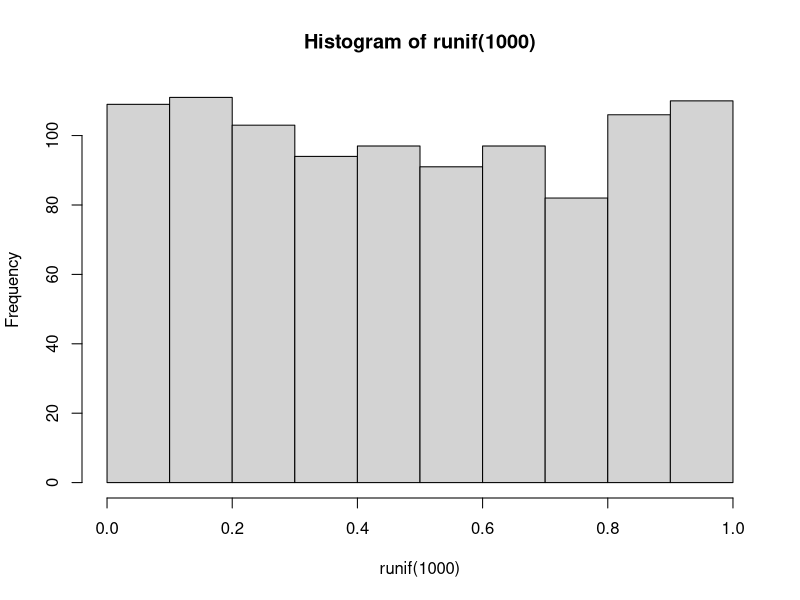
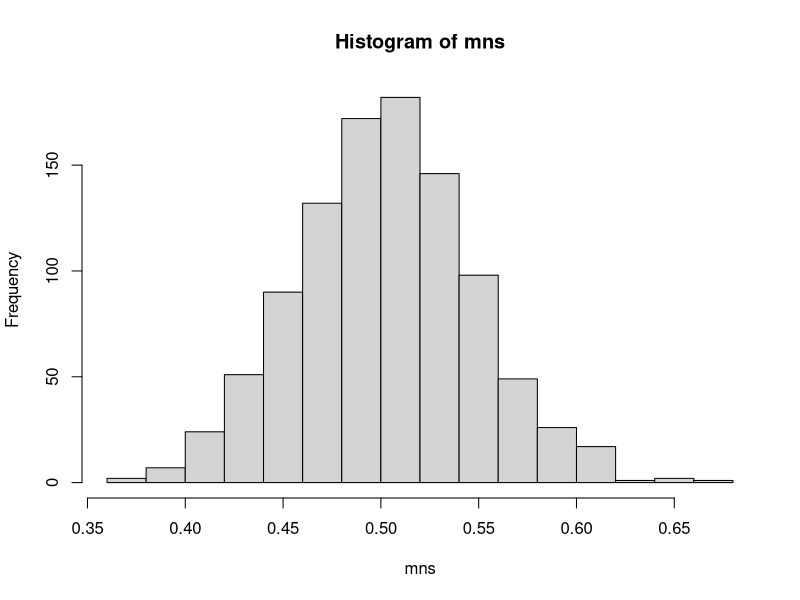
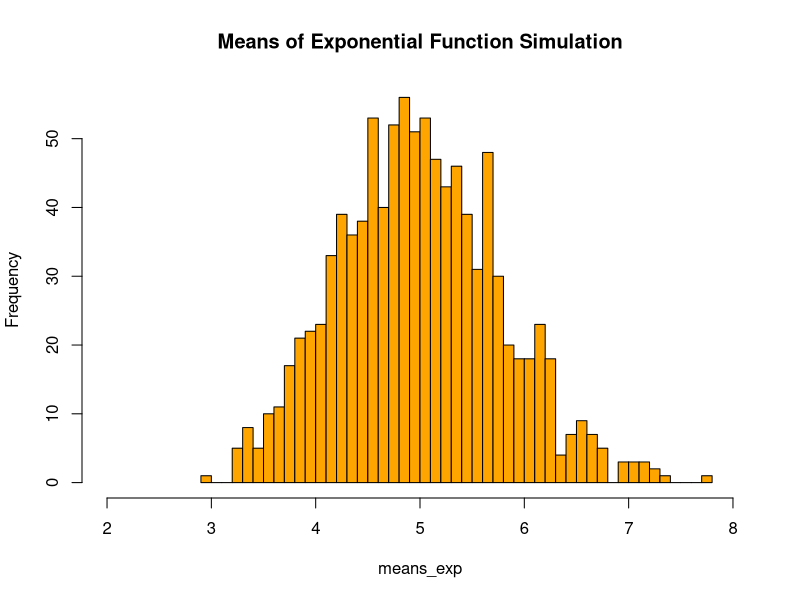
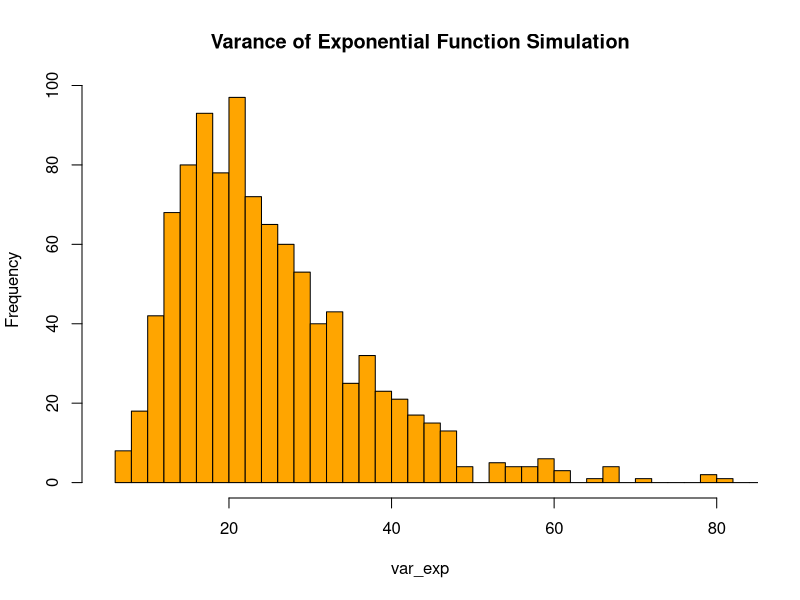
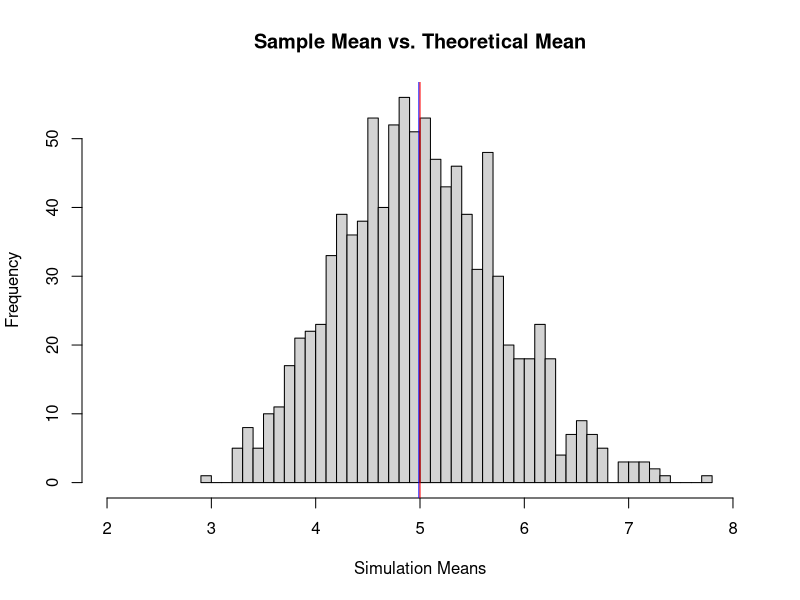
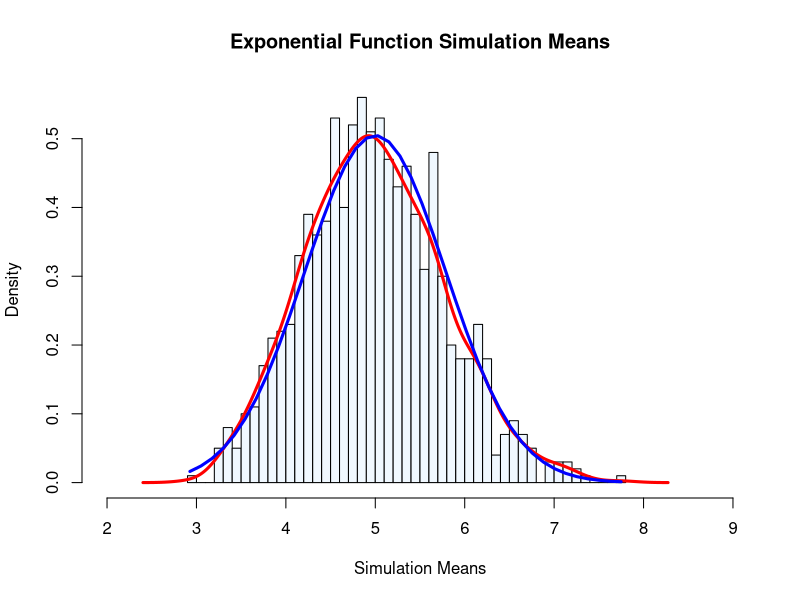
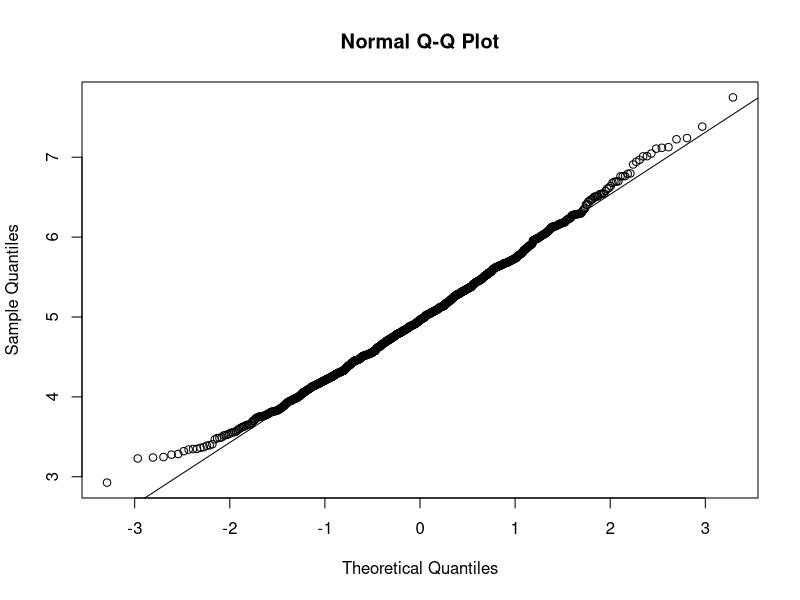

Write R code to recreate these figures, in order.
hist(runif(1000))

mns = NULL
for (i in 1 : 1000) mns = c(mns, mean(runif(40)))
hist(mns)

lambda <- 0.2   # parameter - lambda
n <- 40   # number of exponential
sims <- 1000   # number of simulations

rexp(n, lambda)
sim_exp <- replicate(sims, rexp(n, lambda))  #40*1000 matrix

means_exp <- apply(sim_exp, 2, mean) #  mean of 40 numbers in 1000 times
var_exp <- apply(sim_exp, 2, var)
range(means_exp)
range(var_exp)
hist(means_exp, breaks=40, xlim = c(2,8), main="Means of Exponential Function Simulation", col = "orange")
hist(var_exp, breaks=40, xlim = c(5,82), main="Varance of Exponential Function Simulation", col = "orange")

# step 1
# the theoretical mean should be 1/lambda = 5 
mean_s <- mean(means_exp)
mean_t <- 1/lambda

hist(means_exp, main = "Sample Mean vs. Theoretical Mean", xlim =  c(2,8), breaks = 40, xlab = "Simulation Means")
abline(v = mean_s, lwd = "1", col = "blue")
abline(v = mean_t, lwd = "1", col = "red")

# step 2
# the variance of exponential distribution is  (1/lambda) / sqrt(n).
sd_s <- mean(var_exp)/n # sample standard deviation
print(paste("standard deviation of sample:", sd_s))
sd_t <- (1/lambda)/sqrt(n) # theoretical standard deviation
print(paste("theoretical standard deviation:", sd_t))

# step 3
#General Plot with ditribution curve drawn
hist(means_exp, prob=TRUE, col="aliceblue", main="Exponential Function Simulation Means", breaks=40, xlim=c(2,9), xlab = "Simulation Means")
lines(density(means_exp), lwd=3, col="red")

# Normal distribution line creation
x <- seq(min(means_exp), max(means_exp), length=n)
y <- dnorm(x, mean=1/lambda, sd=(1/lambda)/sqrt(n)) # f(x)
lines(x, y, pch=22, col="blue", lwd=3)

qqnorm(means_exp)
qqline(means_exp)
